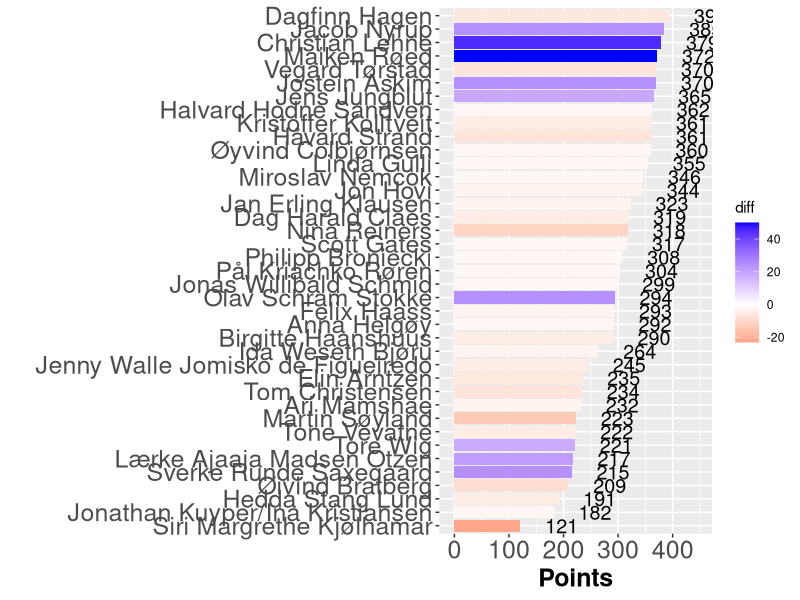

This figure's R source:
## ---- chunk 1

library(tidyverse)
library(igraph)
library(readxl)
library(knitr)

knitr::opts_chunk$set(out.width = "100%")

## ---- chunk 2
#| warning: false

invisible(capture.output(Sys.setlocale()))
nettverk <- readr::read_delim("res26.csv", delim=";", col_names = FALSE, locale = locale(encoding = "UTF-8"))
leaderboard <- tibble::as_tibble(nettverk)

leaderboard <- leaderboard %>% arrange_at(ncol(.), desc)

hbar<-leaderboard 
hbar$diff <- hbar$X27-hbar$X25

ggplot(hbar, aes(x=reorder(X1, X27), y=X27, fill = diff )) + 
    geom_bar(stat = 'identity') + 
    scale_y_continuous(limits = c(-5, 450)) +
    coord_flip() + 
    scale_fill_gradient2(low = "red", high="blue") +
    geom_text(aes(label = X27), hjust=-0.75, size = 5 ) + 
    ylab("Points") +
    xlab(" ") +
    theme(axis.text=element_text(size=18), axis.title=element_text(size=18,face="bold"))
